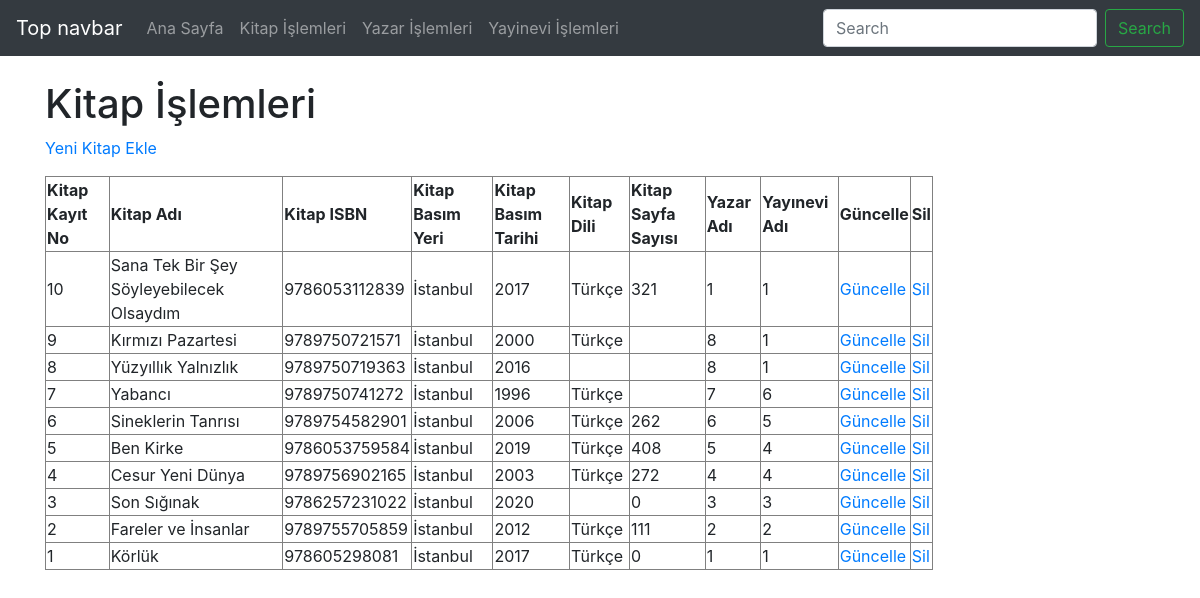
/kitap_eklendi.php, run on the app's committed database.
### tables this page shows
CREATE TABLE `kitap` (
  `kitapKayitNo` smallint(6) NOT NULL COMMENT 'Kitap tablosunun ana anahtarı',
  `kitapKayitTarih` timestamp NOT NULL DEFAULT current_timestamp() COMMENT 'Kitabın veri tabanına kayıt tarihi',
  `kitapAdi` varchar(200) NOT NULL COMMENT 'Kitabın tam adı',
  `kitapISBN` varchar(13) NOT NULL COMMENT 'Kitabın ISBN numarası',
  `kitapBasimTarih` year(4) NOT NULL COMMENT 'Kitabın basım tarihi',
  `kitapBasimYeri` varchar(50) NOT NULL COMMENT 'Kitabın basım yeri',
  `kitapDil` varchar(100) DEFAULT NULL COMMENT 'Kitabın hangi dilde olduğu',
  `kitapSayfaSayisi` int(10) DEFAULT NULL COMMENT 'Kitabın kaç sayfadan oluştuğu',
  `yazarKayitNo` int(10) NOT NULL COMMENT 'Yazar Kayıt Numarası',
  `yayineviKayitNo` int(10) NOT NULL COMMENT 'Yayınevi kayıt numarası'
);

### kitap_eklendi.php (the view, shortened to what this page needs)
<?php
    require_once("baglanti.php");
    $sorgu = mysqli_query($baglanti, "SELECT * FROM kitap ORDER BY kitapKayitNo DESC");
?>
<!DOCTYPE html>
<html lang="tr"><head><meta http-equiv="Content-Type" content="text/html; charset=UTF-8">
<link href="bootstrap.min.css" rel="stylesheet">
    <link href="./katalog_files/navbar-top.css" rel="stylesheet">
  </head>
  <body>
    <nav class="navbar navbar-expand-md navbar-dark bg-dark mb-4">
  <a class="navbar-brand" href="https://getbootstrap.com/docs/4.4/examples/navbar-static/#">Top navbar</a>
  <div class="collapse navbar-collapse" id="navbarCollapse">
    <ul class="navbar-nav mr-auto">
      <li class="nav-item">
        <a class="nav-link" href="index.php">Ana Sayfa </a>
      </li>
      <li class="nav-item">
        <a class="nav-link" href="kitap.php">Kitap İşlemleri</a>
      </li>
      <li class="nav-item">
        <a class="nav-link" href="yazar.php">Yazar İşlemleri</a>
      </li>
      <li class="nav-item">
        <a class="nav-link" href="yayinevi.php">Yayinevi İşlemleri</a>
      </li>
    </ul>
    <form class="form-inline mt-2 mt-md-0">
      <input class="form-control mr-sm-2" type="text" placeholder="Search" aria-label="Search">
      <button class="btn btn-outline-success my-2 my-sm-0" type="submit">Search</button>
    </form>
  </div>
</nav>
<main role="main" class="container">
<h1>Kitap İşlemleri</h1>
<p><a href="kitap_ekle.php">Yeni Kitap Ekle</a></p>
<?php
echo("<table border=1 width=80%>");
    echo("<tr>");
    echo("<td><b>Kitap Kayıt No</b></td>");
    echo("<td><b>Kitap Adı</b></td>");
    echo("<td><b>Kitap ISBN</b></td>");
    echo("<td><b>Kitap Basım Yeri</b></td>");
    echo("<td><b>Kitap Basım Tarihi</b></td>");
    echo("<td><b>Kitap Dili</b></td>");
    echo("<td><b>Kitap Sayfa Sayısı</b></td>");
    echo("<td><b>Yazar Adı</b></td>");
    echo("<td><b>Yayınevi Adı</b></td>");
    echo("<td><b>Güncelle</b></td>");
    echo("<td><b>Sil</b></td>");
    echo("</tr>");
while($satir = mysqli_fetch_assoc($sorgu)){
    echo("<tr>");
    echo("<td>".$satir["kitapKayitNo"]."</td>");
    echo("<td>".$satir["kitapAdi"]."</td>");
    echo("<td>".$satir["kitapISBN"]."</td>");
    echo("<td>".$satir["kitapBasimYeri"]."</td>");
    echo("<td>".$satir["kitapBasimTarih"]."</td>");
    echo("<td>".$satir["kitapDil"]."</td>");
    echo("<td>".$satir["kitapSayfaSayisi"]."</td>");
    echo("<td>".$satir["yazarKayitNo"]."</td>");
    echo("<td>".$satir["yayineviKayitNo"]."</td>");
    echo("<td><a href='kitap_guncellenecek.php?kitapKayitNo=".$satir["kitapKayitNo"]."'>Güncelle</a></td>");
    echo("<td><a href='kitap_sil.php?kitapKayitNo=".$satir["kitapKayitNo"]."'>Sil</a></td>");
    echo("</tr>");
            }
echo("</table>");
?>
</main>
</body></html>

### navbar-top.css (style rules this page uses)
body { min-height: 75rem; }

### data on the page
kitap: kitapKayitNo "10", kitapAdi "Sana Tek Bir Şey Söyleyebilecek Olsaydım", kitapISBN "9786053112839", kitapBasimYeri "İstanbul", kitapBasimTarih "2017", kitapDil "Türkçe", kitapSayfaSayisi "321", yazarKayitNo "1", yayineviKayitNo "1"
kitap: kitapKayitNo "9", kitapAdi "Kırmızı Pazartesi", kitapISBN "9789750721571", kitapBasimYeri "İstanbul", kitapBasimTarih "2000", kitapDil "Türkçe", yazarKayitNo "8", yayineviKayitNo "1"
kitap: kitapKayitNo "8", kitapAdi "Yüzyıllık Yalnızlık", kitapISBN "9789750719363", kitapBasimYeri "İstanbul", kitapBasimTarih "2016", yazarKayitNo "8", yayineviKayitNo "1"
kitap: kitapKayitNo "7", kitapAdi "Yabancı", kitapISBN "9789750741272", kitapBasimYeri "İstanbul", kitapBasimTarih "1996", kitapDil "Türkçe", yazarKayitNo "7", yayineviKayitNo "6"
kitap: kitapKayitNo "6", kitapAdi "Sineklerin Tanrısı", kitapISBN "9789754582901", kitapBasimYeri "İstanbul", kitapBasimTarih "2006", kitapDil "Türkçe", kitapSayfaSayisi "262", yazarKayitNo "6", yayineviKayitNo "5"
kitap: kitapKayitNo "5", kitapAdi "Ben Kirke", kitapISBN "9786053759584", kitapBasimYeri "İstanbul", kitapBasimTarih "2019", kitapDil "Türkçe", kitapSayfaSayisi "408", yazarKayitNo "5", yayineviKayitNo "4"
kitap: kitapKayitNo "4", kitapAdi "Cesur Yeni Dünya", kitapISBN "9789756902165", kitapBasimYeri "İstanbul", kitapBasimTarih "2003", kitapDil "Türkçe", kitapSayfaSayisi "272", yazarKayitNo "4", yayineviKayitNo "4"
kitap: kitapKayitNo "3", kitapAdi "Son Sığınak", kitapISBN "9786257231022", kitapBasimYeri "İstanbul", kitapBasimTarih "2020", kitapSayfaSayisi "0", yazarKayitNo "3", yayineviKayitNo "3"
kitap: kitapKayitNo "2", kitapAdi "Fareler ve İnsanlar", kitapISBN "9789755705859", kitapBasimYeri "İstanbul", kitapBasimTarih "2012", kitapDil "Türkçe", kitapSayfaSayisi "111", yazarKayitNo "2", yayineviKayitNo "2"
kitap: kitapKayitNo "1", kitapAdi "Körlük", kitapISBN "978605298081", kitapBasimYeri "İstanbul", kitapBasimTarih "2017", kitapDil "Türkçe", kitapSayfaSayisi "0", yazarKayitNo "1", yayineviKayitNo "1"
